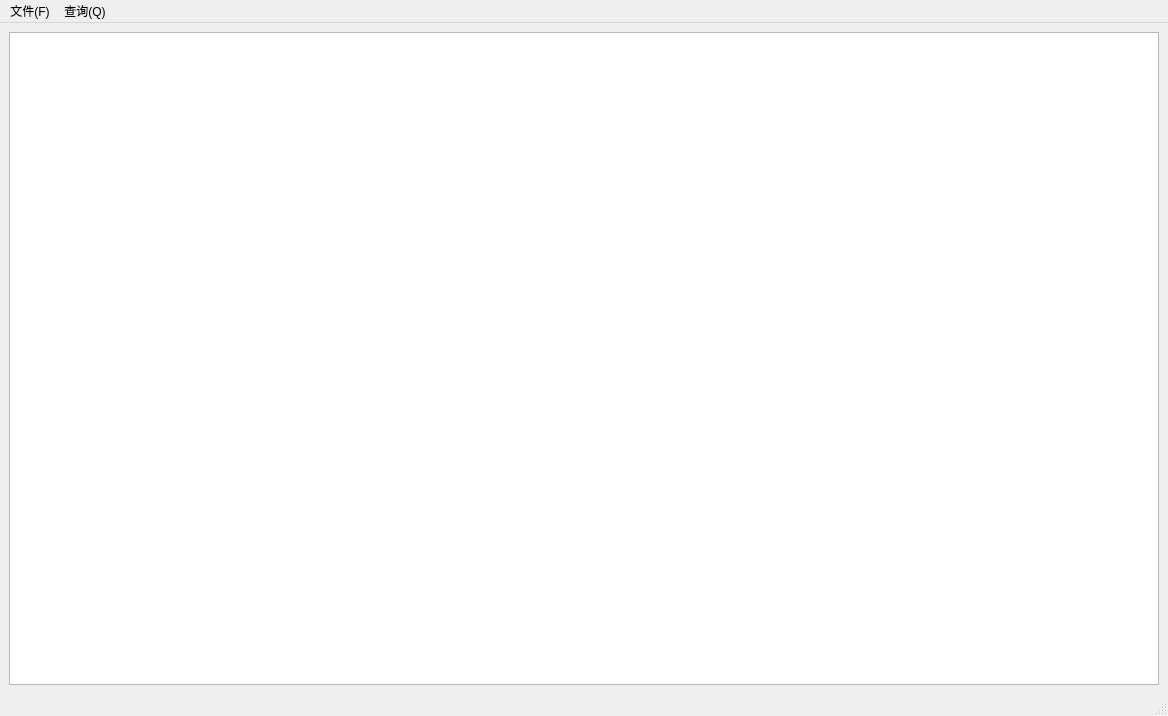
<?xml version="1.0" encoding="UTF-8"?>
<ui version="4.0">
 <class>MAP</class>
 <widget class="QMainWindow" name="MAP">
  <property name="geometry">
   <rect>
    <x>0</x>
    <y>0</y>
    <width>1168</width>
    <height>716</height>
   </rect>
  </property>
  <property name="windowTitle">
   <string>MAP</string>
  </property>
  <widget class="QWidget" name="centralwidget">
   <layout class="QGridLayout" name="gridLayout">
    <item row="0" column="0">
     <widget class="QGraphicsView" name="graphicsView">
      <property name="mouseTracking">
       <bool>true</bool>
      </property>
      <property name="styleSheet">
       <string notr="true">background-image: url(:/new/prefix1/map.bmp);</string>
      </property>
     </widget>
    </item>
   </layout>
  </widget>
  <widget class="QMenuBar" name="menubar">
   <property name="geometry">
    <rect>
     <x>0</x>
     <y>0</y>
     <width>1168</width>
     <height>26</height>
    </rect>
   </property>
   <widget class="QMenu" name="menu_F">
    <property name="title">
     <string>文件(F)</string>
    </property>
    <addaction name="action_open"/>
    <addaction name="action_cor"/>
    <addaction name="action_begin_end"/>
    <addaction name="action_exit"/>
   </widget>
   <widget class="QMenu" name="menu_Q">
    <property name="title">
     <string>查询(Q)</string>
    </property>
    <addaction name="action_mintrans"/>
   </widget>
   <addaction name="menu_F"/>
   <addaction name="menu_Q"/>
  </widget>
  <widget class="QStatusBar" name="statusbar"/>
  <action name="action_open">
   <property name="checkable">
    <bool>true</bool>
   </property>
   <property name="text">
    <string>添加地图</string>
   </property>
  </action>
  <action name="action_exit">
   <property name="checkable">
    <bool>true</bool>
   </property>
   <property name="text">
    <string>退出</string>
   </property>
  </action>
  <action name="action_mintrans">
   <property name="checkable">
    <bool>true</bool>
   </property>
   <property name="text">
    <string>最少转乘</string>
   </property>
  </action>
  <action name="action_cor">
   <property name="checkable">
    <bool>true</bool>
   </property>
   <property name="text">
    <string>读入地点</string>
   </property>
  </action>
  <action name="action_begin_end">
   <property name="checkable">
    <bool>true</bool>
   </property>
   <property name="text">
    <string>输入起点和终点</string>
   </property>
  </action>
 </widget>
 <resources/>
 <connections>
  <connection>
   <sender>action_mintrans</sender>
   <signal>triggered(bool)</signal>
   <receiver>MAP</receiver>
   <slot>mintrans()</slot>
   <hints>
    <hint type="sourcelabel">
     <x>-1</x>
     <y>-1</y>
    </hint>
    <hint type="destinationlabel">
     <x>504</x>
     <y>288</y>
    </hint>
   </hints>
  </connection>
  <connection>
   <sender>action_open</sender>
   <signal>triggered(bool)</signal>
   <receiver>MAP</receiver>
   <slot>loadmap()</slot>
   <hints>
    <hint type="sourcelabel">
     <x>-1</x>
     <y>-1</y>
    </hint>
    <hint type="destinationlabel">
     <x>504</x>
     <y>288</y>
    </hint>
   </hints>
  </connection>
  <connection>
   <sender>action_exit</sender>
   <signal>triggered(bool)</signal>
   <receiver>MAP</receiver>
   <slot>closewnd()</slot>
   <hints>
    <hint type="sourcelabel">
     <x>-1</x>
     <y>-1</y>
    </hint>
    <hint type="destinationlabel">
     <x>504</x>
     <y>288</y>
    </hint>
   </hints>
  </connection>
  <connection>
   <sender>action_begin_end</sender>
   <signal>triggered(bool)</signal>
   <receiver>MAP</receiver>
   <slot>beginEnd()</slot>
   <hints>
    <hint type="sourcelabel">
     <x>-1</x>
     <y>-1</y>
    </hint>
    <hint type="destinationlabel">
     <x>504</x>
     <y>317</y>
    </hint>
   </hints>
  </connection>
  <connection>
   <sender>action_cor</sender>
   <signal>triggered(bool)</signal>
   <receiver>MAP</receiver>
   <slot>loadloc()</slot>
   <hints>
    <hint type="sourcelabel">
     <x>-1</x>
     <y>-1</y>
    </hint>
    <hint type="destinationlabel">
     <x>504</x>
     <y>317</y>
    </hint>
   </hints>
  </connection>
 </connections>
 <slots>
  <slot>loadmap()</slot>
  <slot>closewnd()</slot>
  <slot>mintrans()</slot>
  <slot>loadloc()</slot>
  <slot>beginEnd()</slot>
 </slots>
</ui>
